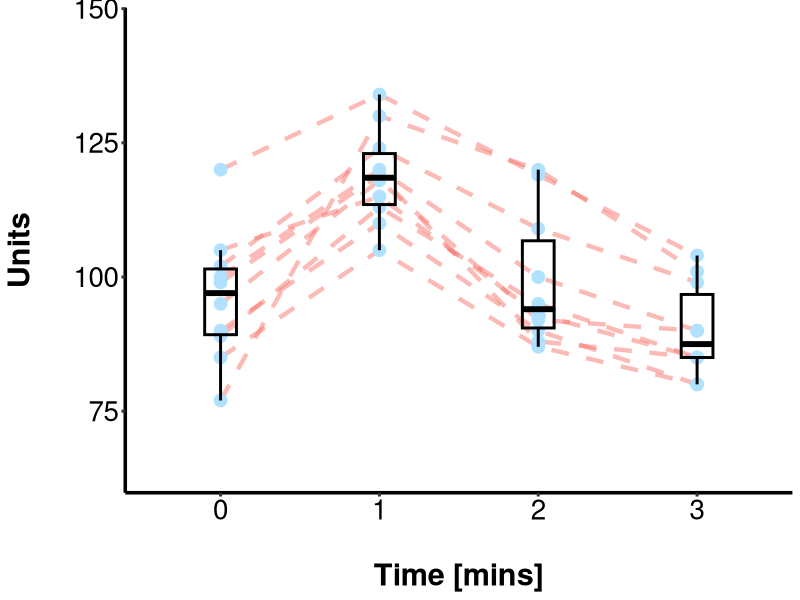

The R script that drew this image:
library(ggplot2)
library(readr)

# Read the data in from a separate file in long format

test = read_csv("./test_data.csv")
test = data.frame(test)

# Create a nice theme

theme_update(axis.line.y = element_line(colour="black"),
             axis.line.x = element_line(colour="black"),
             axis.text = element_text(colour="black"),
             panel.grid.major = element_blank(),
             panel.grid.minor = element_blank(),
             panel.background = element_blank(),
             axis.text.x  = element_text(size=20),
             axis.text.y  = element_text(size=20),
             axis.title.x  = element_text(size=22,vjust=1, face="bold"),
             axis.title.y  = element_text(size=22, face = "bold", vjust=1, angle = 90),
             axis.line = element_line(size = 1.2, linetype = "solid"),
             axis.ticks = element_line(size = 1), legend.position="none")


# Dot and box plot with joined lines

ggplot(data=test, aes (x=factor(Time), y= Value)) +
  geom_line(aes(group=ID, colour="black"), alpha=I(0.5), lwd=1.5, linetype="dashed") +
  geom_point(size = 4, colour = "lightskyblue1") +
  scale_y_continuous (limits=c(60,150), expand=c(0,0.2)) +
  xlab("\nTime [mins]") +
  ylab("Units\n") +
  geom_boxplot(outlier.shape=NA, fill= NA,  colour="black", width=0.2, lwd=1)
